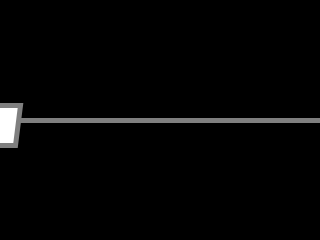
Frame 1 (no input)
Frame 60 (the mouse pressed at the canvas centre just before this capture): identical to frame 1, image omitted
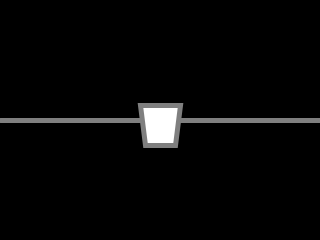
Frame 120 (the mouse held since frame 60 and released just before this capture)

The Processing sketch that drew these frames (run headless with seeded random() and noise(); from frame 60 on, the mouse is pressed at the canvas centre):

// Processing sketch: C002_pde_TrolleyIcon
// ── C002_pde_TrolleyIcon.pde
void setup(){
  size(320,240);
}

void draw(){
  background(0);
  stroke(127);
  strokeWeight(5);
  line(
    0,height/2,
    width,height/2
  );
  quad(
    mouseX-20,5+(height/2)-20,
    mouseX+20,5+(height/2)-20,
    mouseX+15,5+(height/2)+20,
    mouseX-15,5+(height/2)+20
  );
}
